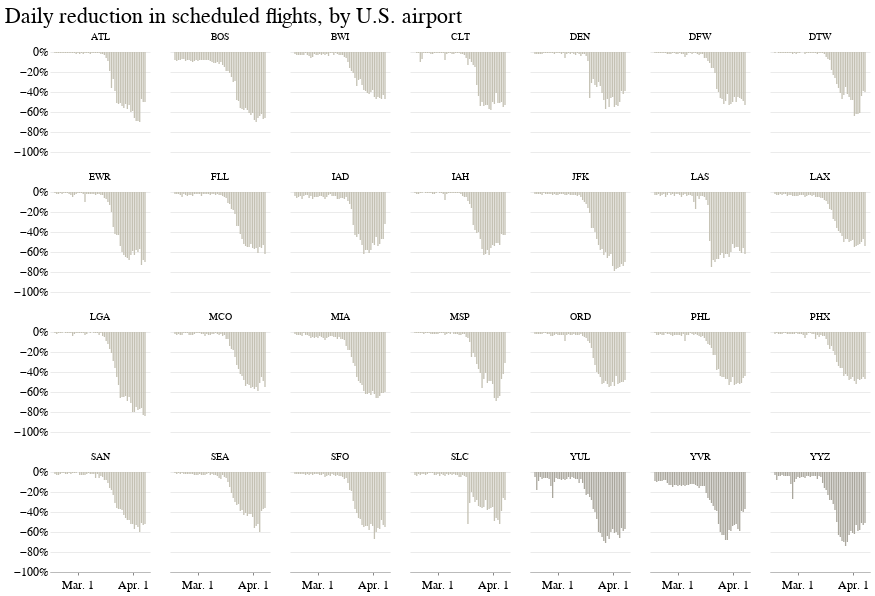

Notebook cell for this chart:
### Code cell
alt.Chart(usa_merge).mark_bar(color='#C7733E', size=1.3).encode(
    x=alt.X('date:T', title='', axis=alt.Axis(tickCount=2, format='%b. %-d', grid=False)),
        y=alt.Y('pct_diff:Q', title='', scale=alt.Scale(domain=(-1, 0)), axis=alt.Axis(tickSize=0,domainOpacity=0,\
                                                tickCount=4, format='%',gridWidth=.6, gridColor='#dddddd')),
    color=alt.condition(
        alt.datum.can == True,
        alt.value('#AAA79D'), 
        alt.value('#C4C1B3')
    )
).properties(width=100, height=100).facet(
    facet=alt.Facet('airport:N', title=''),
    columns=7,
    title='Daily reduction in scheduled flights, by U.S. airport'
).configure_view(strokeOpacity=0)

### Figure 1 — Vega-Lite specification as saved in the notebook (floating-point values rounded to 4 significant figures; data arrays with more than 128 entries replaced by an {"elided": "..."} marker saying what was removed)
{"config": {"view": {"width": 800, "height": 450, "strokeOpacity": 0}, "background": "#ffffff", "title": {"anchor": "start", "font": "Benton Gothic Bold, sans", "fontColor": "#000000", "fontSize": 22, "fontWeight": "normal"}, "arc": {"fill": "#82c6df"}, "area": {"fill": "#82c6df"}, "line": {"stroke": "#82c6df", "strokeWidth": 3}, "path": {"stroke": "#82c6df"}, "rect": {"fill": "#82c6df"}, "shape": {"stroke": "#82c6df"}, "bar": {"fill": "#82c6df"}, "point": {"stroke": "#82c6df"}, "symbol": {"fill": "#82c6df", "size": 30}, "axis": {"titleFont": "Benton Gothic Bold, sans", "titleFontSize": 13, "titleFontWeight": "normal", "labelFont": "Benton Gothic, sans", "labelFontSize": 11.5, "labelFontWeight": "normal"}, "axisX": {"labelAngle": 0, "labelPadding": 4, "tickSize": 3}, "axisY": {"labelBaseline": "middle", "maxExtent": 45, "minExtent": 45, "tickSize": 2, "titleAlign": "left", "titleAngle": 0, "titleX": -45, "titleY": -11}, "legend": {"titleFont": "Benton Gothic Bold, sans", "titleFontSize": 13, "titleFontWeight": "normal", "symbolType": "square", "labelFont": "Benton Gothic, sans", "labelFontSize": 11.5}, "range": {"category": ["#3580b1", "#ec8431", "#ab7fb4", "#c89d29", "#adc839", "#829eb1"], "diverging": ["#e68a4f", "#f4bb6a", "#f9e39c", "#dadfe2", "#a6b7c6", "#849eae"], "heatmap": ["#fbf2c7", "#f9e39c", "#f8d36e", "#f4bb6a", "#e68a4f", "#d15a40", "#ab4232"], "ordinal": ["#fbf2c7", "#f9e39c", "#f8d36e", "#f4bb6a", "#e68a4f", "#d15a40", "#ab4232"], "ramp": ["#fbf2c7", "#f9e39c", "#f8d36e", "#f4bb6a", "#e68a4f", "#d15a40", "#ab4232"]}}, "data": {"name": "data-9485ecf4e423bf42793448d188c8482a"}, "facet": {"type": "nominal", "field": "airport", "title": ""}, "spec": {"mark": {"type": "bar", "color": "#C7733E", "size": 1.3}, "encoding": {"color": {"condition": {"value": "#AAA79D", "test": "(datum.can === true)"}, "value": "#C4C1B3"}, "x": {"type": "temporal", "axis": {"format": "%b. %-d", "grid": false, "tickCount": 2}, "field": "date", "title": ""}, "y": {"type": "quantitative", "axis": {"domainOpacity": 0, "format": "%", "gridColor": "#dddddd", "gridWidth": 0.6, "tickCount": 4, "tickSize": 0}, "field": "pct_diff", "scale": {"domain": [-1, 0]}, "title": ""}}, "height": 100, "width": 100}, "columns": 7, "title": "Daily reduction in scheduled flights, by U.S. airport", "$schema": "https://vega.github.io/schema/vega-lite/v4.0.2.json", "datasets": {"data-9485ecf4e423bf42793448d188c8482a": {"elided": "1456 records"}}}
